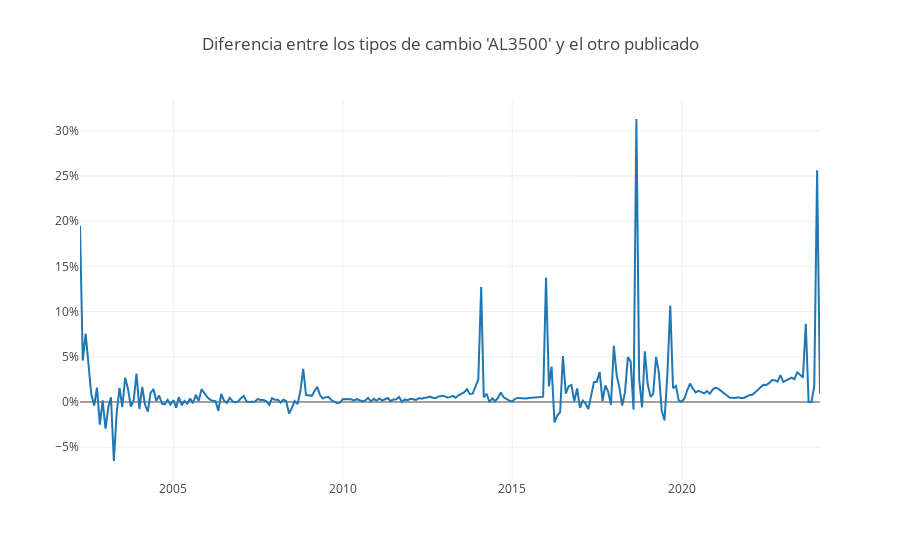

The notebook cell this image was saved under:
### Code cell
df = com3500.join(cotizaciones_original)
df["dif%"] = df["Tipo de Cambio de Referencia - en Pesos - por Dólar"] / df["Estados Unidos"] - 1
fig = go.Figure()
# fig.add_trace(go.Scatter(y = df["Tipo de Cambio de Referencia - en Pesos - por Dólar"], x= df.index, name = "A3500" ))
# fig.add_trace(go.Scatter(y = df["Estados Unidos"], x= df.index, name = "Cotizaciones" ))
fig.add_trace(go.Scatter(y = df["dif%"], x= df.index, name = "Diferencia%",
                         hovertemplate="Date: %{x}<br>" +
                  "Difference: %{y:.5%}<extra></extra>",))
fig.update_layout(template=None, title_text = "Diferencia entre los tipos de cambio 'AL3500' y el otro publicado")
fig.update_yaxes(tickformat = ".0%")

### Figure 1 — Plotly figure (JSON) as saved in the notebook; plotly's stock layout.template omitted (floating-point values rounded to 4 significant figures; data arrays with more than 128 entries replaced by an {"elided": "..."} marker saying what was removed)
{"data": [{"hovertemplate": "Date: %{x}<br>Difference: %{y:.5%}<extra></extra>", "name": "Diferencia%", "type": "scatter", "x": {"elided": "263 str values"}, "y": {"elided": "263 float values"}}], "layout": {"title": {"text": "Diferencia entre los tipos de cambio 'AL3500' y el otro publicado"}, "yaxis": {"tickformat": ".0%"}}}
